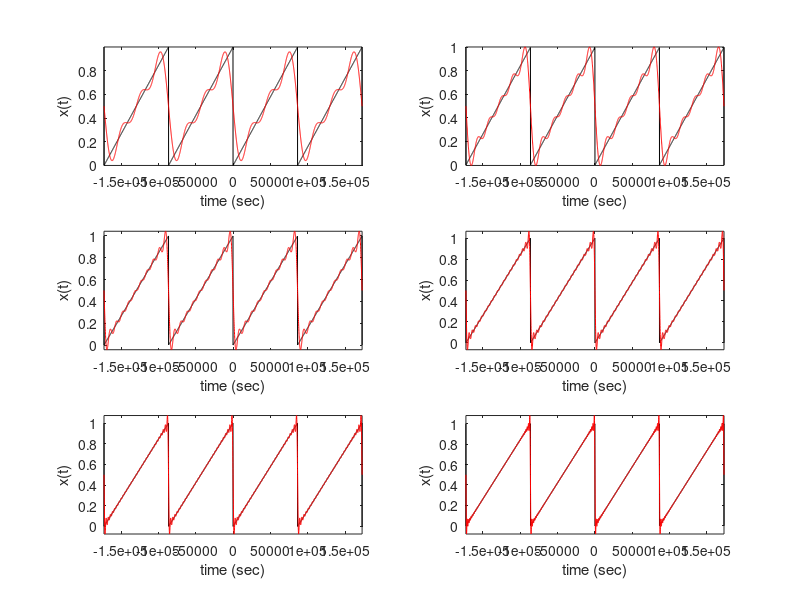

Source code (MATLAB):
% E72 HOMEWORK 3 PROBLEM 2a-c 

function ISE = fourierplotter()
% This function plots a periodic signal and a complex exponential series 
% approximation of it. It also produces a stem plot of the Fourier coefficients.
% It is designed for a pulse width modulation signal centered around t = 0 
% (a pulse is centered there), but can be modified as needed for other periodic signals.
%   A: amplitude of pulse train
%   T: fundamental period
%   d: duty cycle
%   M: number of harmonics in the Fourier series approximation
% The function returns the integrated square error (ISE) for the approximation

% E72 Spr 2022, Profs. Bassman, Tsai and Yong
% Based on a function created by Prof. Qimin Yang in Sp 2017.

tau = 86400; 
N0 = 1000;    % number of points within a period. Increase to capture variations for higher harmonics
dt = tau/N0;    % time resolution  
wo = (2*pi)/tau;     % fundamental frequency
Y = 1;

t = -tau-tau:dt:tau+tau; % two full periods plus a bit extra

% Generate a vector of zeros and ones corresponding to the pulse being off
% or on in the original signal. We are using logical AND (&) and OR (|) statements
% to calculate x without having to use a for loop and if statements.
x = ((t>=(-tau-tau/2))&(t<=(-tau+tau/2))) | ((t>=-tau/2)&(t<=tau/2)) | ((t>=(tau-tau/2))&(t<=(tau+tau/2)));

% Make plots of the original and approximated signal and a stem plot

figure(1)
clf

% SUBPLOTS ~~~~~~~~~~~~~~~~~~~~~~~~~~

y = 0.5*sawtooth((2*pi*t)/tau)+0.5; 



% COPY AND PASTE THIS CODE FOR EACH VALUE OF M


% G = ((1i*wo.*k+0.8)/(-(wo.*k)^2+1i*wo.*k+0.8));

% M = 3
% ~~~~~~~~~~~~~~~~~~~~~~~~~~~~~~~~~~~~~~~~~~~~~~~~~~~~~~~~~~~~~~~~~~~~~~~

% x(t) ~~~~~~~~~~~~~~~~~~~~~~~~~~~~~~~~~~~~~~~

M = 3;
k = -M:1:M;

G = ((1i*wo.*k+0.8)/(-(wo.*k).^2+1i*wo.*k+0.8));
c = (-Y./(2.*pi.*j.*k)).*G;


c(0+M+1) = Y/2; % find c_0 

% Make a vector of times for the plots
% original t:
t = -tau-tau:dt:tau+tau;



% Build the approximated signal from the Fourier coefficients and basis functions
xhat = zeros(1,length(t));
for n = -M:1:M  % using n to avoid messing up k vector
    xhat = xhat + c(n+M+1).*exp(1j*n*wo*t); 
end


subplot(3,2,1)
plot(t,y,'k',t,xhat,'r')
xlabel('time (sec)')
ylabel('x(t)')
axis tight 


% M = 5 ~~~~~~~~~~~~~~~~~~~~~~~~~~~~~~~~~~~~~~~~~~~~~~~~~~~~~~~~~~~~~~~~




% x(t) ~~~~~~~~~~~~~~~~~~~~~~~~~~~~~~~~~~~~~~~~~~~~~~~~~~~~~~~~~~~~~~~~

M = 5;
k = -M:1:M;
G = ((1i*wo.*k+0.8)/(-(wo.*k).^2+1i*wo.*k+0.8));
c = (-Y./(2.*pi.*j.*k)).*G;


c(0+M+1) = Y/2; % find c_0 

t = -tau-tau:dt:tau+tau; 


% Build the approximated signal from the Fourier coefficients and basis functions
xhat = zeros(1,length(t));
for n = -M:1:M  % using n to avoid messing up k vector
    xhat = xhat + c(n+M+1).*exp(1j*n*wo*t); 
end

subplot(3,2,2)
plot(t,y,'k',t,xhat,'r')
xlabel('time (sec)')
ylabel('x(t)')
axis tight 


% M = 10 ~~~~~~~~~~~~~~~~~~~~~~~~~~


% x(t) ~~~~~~~~~~~~~~~~

M = 10;
k = -M:1:M;

G = ((1i*wo.*k+0.8)/(-(wo.*k).^2+1i*wo.*k+0.8));
c = (-Y./(2.*pi.*j.*k)).*G;

c(0+M+1) = Y/2; % find c_0 

t = -tau-tau:dt:tau+tau; 


% Build the approximated signal from the Fourier coefficients and basis functions
xhat = zeros(1,length(t));
for n = -M:1:M  % using n to avoid messing up k vector
    xhat = xhat + c(n+M+1).*exp(1j*n*wo*t); 
end

subplot(3,2,3)
plot(t,y,'k',t,xhat,'r')
xlabel('time (sec)')
ylabel('x(t)')
axis tight 




% M = 20 ~~~~~~~~~~~




% x(t) ~~~~~~~~~~~~~~~~~~~~~

M = 20;
k = -M:1:M;

G = ((1i*wo.*k+0.8)/((-(wo.*k).^2)+1i*wo.*k+0.8));
c = (-Y./(2.*pi.*j.*k)).*G;

c(0+M+1) = Y/2; % find c_0 

t = -tau-tau:dt:tau+tau; 



% Build the approximated signal from the Fourier coefficients and basis functions
xhat = zeros(1,length(t));
for n = -M:1:M  % using n to avoid messing up k vector
    xhat = xhat + c(n+M+1).*exp(1j*n*wo*t); 
end

subplot(3,2,4)
plot(t,y,'k',t,xhat,'r')
xlabel('time (sec)')
ylabel('x(t)')
axis tight 


% M = 30 ~~~~~~~~~~~~~~~~~~~~

% x(t) ~~~~~~~~~~~~~~~~~~~~

M = 30;
k = -M:1:M;


G = ((1i*wo.*k+0.8)/(-(wo.*k).^2+1i*wo.*k+0.8));
c = (-Y./(2.*pi.*j.*k));


c(0+M+1) = Y/2; % find c_0 

t = -tau-tau:dt:tau+tau; 



% Build the approximated signal from the Fourier coefficients and basis functions
xhat = zeros(1,length(t));
for n = -M:1:M  % using n to avoid messing up k vector
    xhat = xhat + c(n+M+1).*exp(1j*n*wo*t); 
end



subplot(3,2,5)
plot(t,y,'k',t,xhat,'r')
xlabel('time (sec)')
ylabel('x(t)')
axis tight 



% M = 50


M = 50;
k = -M:1:M;


G = ((1i*wo.*k+0.8)/(-(wo.*k).^2+1i*wo.*k+0.8));
c = (-Y./(2.*pi.*j.*k)).*G;


c(0+M+1) = Y/2; % find c_0 

t = -tau-tau:dt:tau+tau; 



% Build the approximated signal from the Fourier coefficients and basis functions
xhat = zeros(1,length(t));
for n = -M:1:M  % using n to avoid messing up k vector
    xhat = xhat + c(n+M+1).*exp(1j*n*wo*t); 
end

subplot(3,2,6)
plot(t,y,'k',t,xhat,'r')
xlabel('time (sec)')
ylabel('x(t)')
axis tight 



figure((2))


% this code worked but is being commented out for the sake of part d 
% Magnitude and phase stem plots
% subplot(3,1,2)
% stem(k,abs(c))
% ylabel('c_{k} magnitude')
% xlabel('k')
% 
% subplot(3,1,3)
% stem(k,angle(c)/pi)  % note: divided by pi, so 1 on the plot is pi, 0.5 is pi/2
% ylabel ('c_{k} phase/\pi')  
% xlabel ('k')
% end 